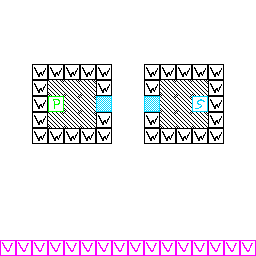

Rendered tile map (Tiled .tmx) drawn with the repository's tilesets; below, a short description and the full map source, tile grids included:
An orthogonal 16x16 tile map with 16x16 px tiles, 1 tile layer (Tile Layer 1).

<map version="1.10" tiledversion="1.10.2" orientation="orthogonal" renderorder="right-down" width="16" height="16" tilewidth="16" tileheight="16" infinite="0" nextlayerid="2" nextobjectid="1">
 <tileset firstgid="1" name="concepts" tilewidth="16" tileheight="16" tilecount="256" columns="16">
  <image source="concepts.png" width="256" height="256" />
 </tileset>
 <layer id="1" name="Tile Layer 1" width="16" height="16">
  <data encoding="csv">
20,20,20,20,20,20,20,20,20,20,20,20,20,20,20,20,
20,20,20,20,20,20,20,20,20,20,20,20,20,20,20,20,
20,20,20,20,20,20,20,20,20,20,20,20,20,20,20,20,
20,20,20,20,20,20,20,20,20,20,20,20,20,20,20,20,
20,20,1,1,1,1,1,20,20,1,1,1,1,1,20,20,
20,20,1,19,19,19,1,20,20,1,19,19,19,1,20,20,
20,20,1,2,19,19,17,20,20,17,19,19,3,1,20,20,
20,20,1,19,19,19,1,20,20,1,19,19,19,1,20,20,
20,20,1,1,1,1,1,20,20,1,1,1,1,1,20,20,
20,20,20,20,20,20,20,20,20,20,20,20,20,20,20,20,
20,20,20,20,20,20,20,20,20,20,20,20,20,20,20,20,
20,20,20,20,20,20,20,20,20,20,20,20,20,20,20,20,
20,20,20,20,20,20,20,20,20,20,20,20,20,20,20,20,
20,20,20,20,20,20,20,20,20,20,20,20,20,20,20,20,
20,20,20,20,20,20,20,20,20,20,20,20,20,20,20,20,
5,5,5,5,5,5,5,5,5,5,5,5,5,5,5,5
</data>
 </layer>
</map>
